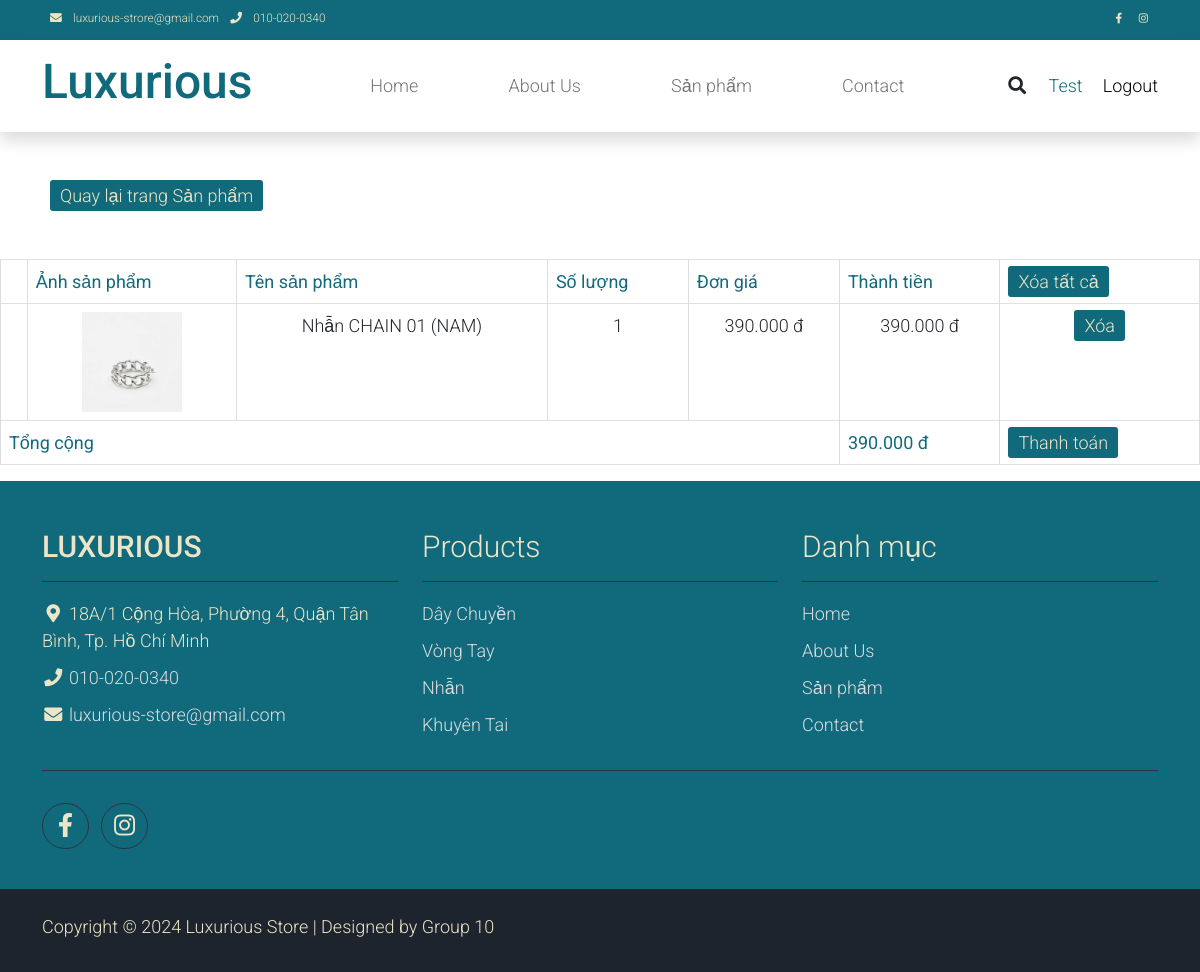
The page /index.php?act=giohang (signed in) on the database its author committed.
### tables this page shows
CREATE TABLE `cart` (
  `id` int(20) NOT NULL,
  `user_id` int(20) NOT NULL,
  `product_id` int(20) NOT NULL,
  `price` int(100) NOT NULL,
  `qty` int(100) NOT NULL DEFAULT 1
);

CREATE TABLE `products` (
  `id` int(10) NOT NULL,
  `name` varchar(50) NOT NULL,
  `qty` int(20) NOT NULL,
  `price` int(20) NOT NULL,
  `method` varchar(500) NOT NULL,
  `image` varchar(50) NOT NULL,
  `id_type` int(10) NOT NULL
);

### view/view-cart.php (the view, shortened to what this page needs)
<!DOCTYPE html>
<html lang="en">
<head>
    <link rel="stylesheet"
        href="https://maxst.icons8.com/vue-static/landings/line-awesome/line-awesome/1.3.0/css/line-awesome.min.css">
</head>
<?php
    @include '../model/connectdb.php';
    function getCartFromDatabase($user_id, $conn) {
        $cart = array();
        $query = mysqli_query($conn, "SELECT products.*, cart.price, cart.qty FROM products INNER JOIN cart ON products.id = cart.product_id WHERE cart.user_id = '$user_id'");
        if ($query) {
            while ($row = mysqli_fetch_assoc($query)) {
                $item = array(
                    'id' => $row['id'],
                    'name' => $row['name'],
                    'image' => $row['image'],
                    'price' => $row['price'],
                    'quantity' => $row['qty']
                );
                $cart[$row['id']] = $item;
            }
        }
        return $cart;
    }
    if (!isset($_SESSION['id_user'])) {
        header('location: login/login.php');
        exit;
    }else{
        $user_id = $_SESSION['id_user'];
    }
    $cart = getCartFromDatabase($user_id, $conn);
?>
<body>
    <div class="panel-body">
        <div class="back-button">
            <a href="../index.php?act=sanpham" class="mot">Quay lại trang Sản phẩm</a>
        </div>
        <table class="table table-bordered table-hover">
            <thead>
                <tr>
                    <th></th>
                    <th>Ảnh sản phẩm</th>
                    <th>Tên sản phẩm</th>
                    <th>Số lượng</th>
                    <th>Đơn giá</th>
                    <th>Thành tiền</th>
                    <th><a href="?clear_all=true" class="mot" onclick="return confirmDeleteAll()">Xóa tất cả</a></th>
                </tr>
            </thead>
            <tbody>
                <?php
                $total = 0;
                foreach ($cart as $id => $product):
                    $subtotal = $product['price'] * $product['quantity'];
                    $total += $subtotal;
                    ?>
                    <tr>
                        <td></td>
                        <td><img src="../admin/update_img/<?php echo $product['image']; ?>" alt="" width="100px"></td>
                        <td>
                            <?php echo $product['name']; ?>
                        </td>
                        <td>
                        <?php echo $product['quantity']; ?>
                        </td>
                        <td>
                            <?php echo number_format($product['price'], 0, ',', '.'); ?> đ
                        </td>
                        <td>
                            <?php echo number_format($subtotal, 0, ',', '.'); ?> đ
                        </td>
                        <td><a href="?remove=<?php echo $id; ?>" class="mot" onclick="return confirmDelete()">Xóa</a></td>
                    </tr>
                <?php endforeach; ?>
            </tbody>
            <tfoot>
                <tr>
                    <th colspan="5">Tổng cộng</th>
                    <th>
                        <?php echo number_format($total, 0, ',', '.'); ?> đ
                    </th>
                    <th><a href="../view/checkout.php" class="mot">Thanh toán</a></th>
                </tr>
            </tfoot>
        </table>
    </div>
</body>
</html>

### public/css/main.css (style rules this page uses)
body, ul, li, p, a, label, input, div { font-family: 'Roboto', sans-serif; font-size: 18px !important; font-weight: 300 !important; }

### view/view-cart.php (style rules this page uses)
body { font-family: 'Roboto', sans-serif; }
table { border-collapse: collapse; width: 70%; margin: 20px auto; }
th { font-weight: normal; background-color: #f2f2f2; border: 1px solid #dddddd; padding: 8px; color: #116A7B; }
td { border: 1px solid #dddddd; padding: 8px; text-align: center; }
a.mot { text-decoration: none; background-color:#116A7B; color: #ECE5C7; padding: 5px 10px; border-radius: 3px; }
.back-button { margin: 50px; text-align: left; }

### rows shown on the page
cart: product.image (picture), product.name "Nhẫn CHAIN 01 (NAM)", qty "1", price "390.000", subtotal "390.000"

### other values the page prints
$_SESSION['username'] "Test"
$total "390.000"
